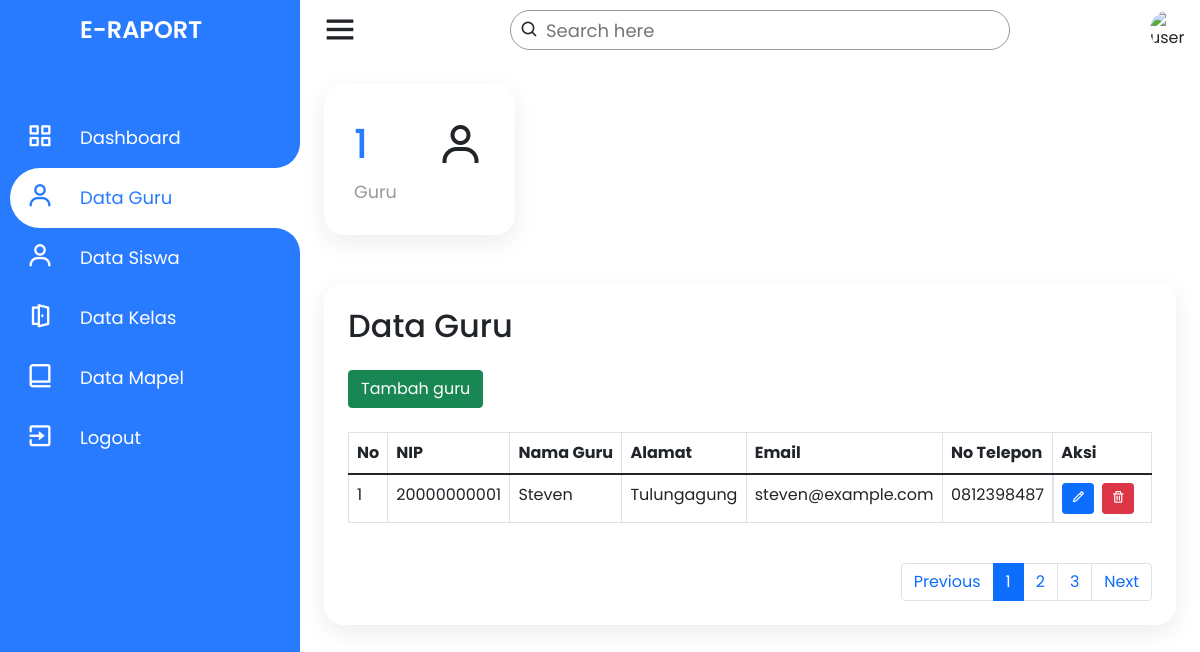
Page /admin/data-guru.php (signed in) on the earlier database version.
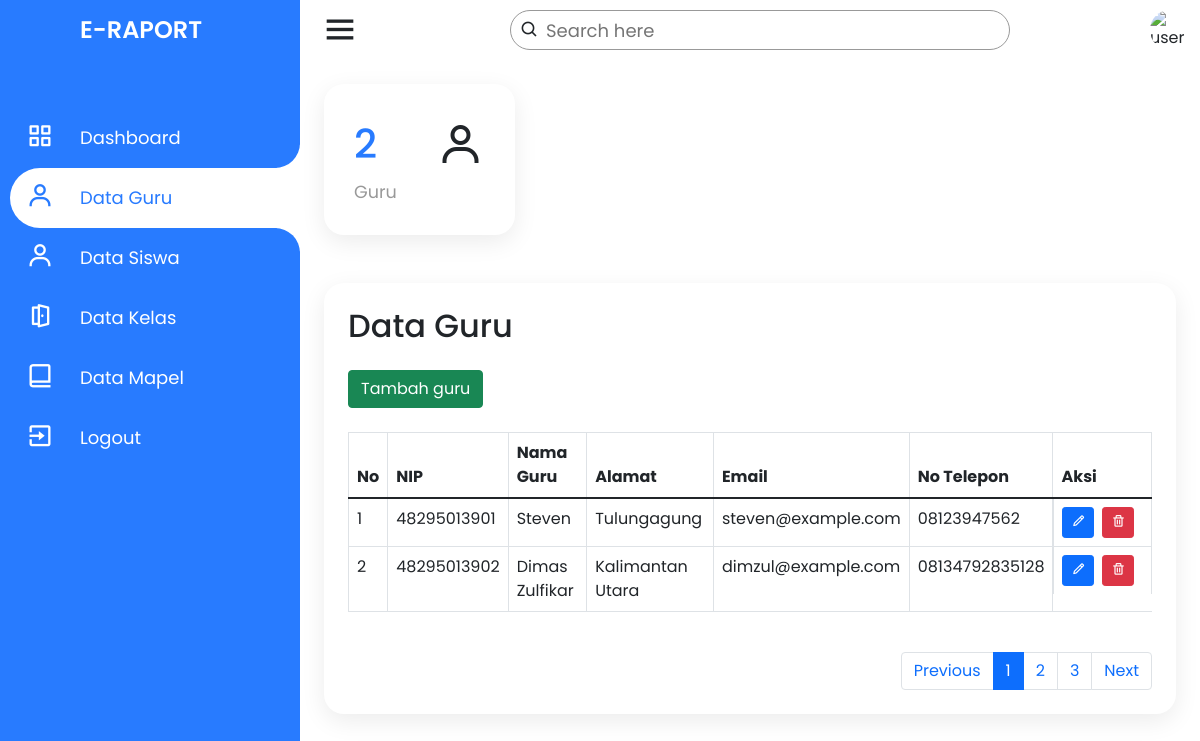
Same page on the later database version.
### tables this page shows
CREATE TABLE `guru` (
  `nip` varchar(11) NOT NULL,
  `nama_guru` varchar(50) NOT NULL,
  `jenis_kelamin` enum('Laki-laki','Perempuan') NOT NULL,
  `alamat` text NOT NULL,
  `email` varchar(30) NOT NULL,
  `no_telp` varchar(14) NOT NULL,
  `agama` enum('Islam','Kristen','Katolik','Hindu','Budha','Konghuchu') NOT NULL,
  `status` varchar(20) NOT NULL,
  `tanggal_lahir` date NOT NULL,
  `password` varchar(255) NOT NULL,
  PRIMARY KEY (`nip`)
);

### admin/data-guru.php (the view, shortened to what this page needs)
<?php
require_once dirname(__FILE__) . '/../connection.php';
if (!isset($_GET['p'])) {
    $page_no = 1;
} else {
    $page_no = $_GET['p'];
}
$records_per_page = 30;
$offset = ($page_no - 1) * $records_per_page;
?>
<!DOCTYPE html>
<html lang="en" dir="ltr">
<head>
    <link rel="stylesheet" href="style.css">
    <link href='https://unpkg.com/boxicons@2.0.7/css/boxicons.min.css' rel='stylesheet'>
    <link href="https://cdn.jsdelivr.net/npm/bootstrap@5.1.3/dist/css/bootstrap.min.css" rel="stylesheet">
    <link rel="stylesheet" href="../assets/css/style.css">
</head>
<body>
    <div class="container">
        <div class="navigation">
            <ul>
                <li>
                    <a href="#">
                        <span class="icon"></span>
                        <h1 class="title">E-Raport</h1>
                    </a>
                </li>
                <li>
                    <a href="../index">
                        <span class="icon"><i class='bx bx-grid-alt'></i></span>
                        <span class="title">Dashboard</span>
                    </a>
                </li>
                <li class="hovered">
                    <a href="#">
                        <span class="icon"><i class='bx bx-user'></i></span>
                        <span class="title">Data Guru</span>
                    </a>
                </li>
                <li>
                    <a href="data-siswa">
                        <span class="icon"><i class='bx bx-user'></i></span>
                        <span class="title">Data Siswa</span>
                    </a>
                </li>
                <li>
                    <a href="data-kelas">
                        <span class="icon"><i class='bx bx-door-open'></i></span>
                        <span class="title">Data Kelas</span>
                    </a>
                </li>
                <li>
                    <a href="data-mapel">
                        <span class="icon"><i class='bx bx-book-alt'></i></span>
                        <span class="title">Data Mapel</span>
                    </a>
                </li>
                <li>
                    <a href="../logout">
                        <span class="icon"><i class='bx bx-exit'></i></span>
                        <span class="title">Logout</span>
                    </a>
                </li>
            </ul>
        </div>
    </div>
    <div class="main">
        <div class="topbar">
            <div class="toggle">
                <i class='bx bx-menu'></i>
            </div>
            <div class="search">
                <label>
                    <input type="text" name="search" id="search" placeholder="Search here">
                    <i class='bx bx-search'></i>
                </label>
            </div>
            <div class="user">
                <img src="https://blogger.googleusercontent.com/img/a/AVvXsEiXyPi_rGT6jD0HngbJm7ynV-rF3rbepixGAznBNXQteWfrkWk1VvidfrFLeLr3E1slcwmf0jQ3ktsRI1Ga6xMOftHsDC1fbi9Oid8jOz0YX22jl6_i38Y5xbRuLrmoQm2O371YilOhD77YN1xeyibg4_B0qHWhOv24q9DoKzQokmiuruFKmPYKvX1zeA" alt="user">
            </div>
        </div>
        <div class="cardBox">
            <div class="card">
                <div>
                    <?php
                    $result_guru = $conn->query("SELECT * FROM guru LIMIT $records_per_page OFFSET $offset");
                    if ($result_guru && $result_guru->num_rows > 0) {
                        $result_jml = $conn->query("SELECT COUNT(*) AS total_guru FROM guru");
                        $jml = $result_jml->fetch_assoc();
                        echo "<div class='numbers'>${jml['total_guru']}</div>";
                    }
                    ?>
                    <div class="cardName">Guru</div>
                </div>
                <div class="iconBx">
                    <i class='bx bx-user'></i>
                </div>
            </div>
        </div>
        <div class="konten">
            <h2 class="konten_title">
                Data Guru
            </h2>
            <div class="konten_isi">
                <div class="konten_pengaturan">
                    <a href="tambah-data-guru"><button type="button" class="btn btn-success">Tambah
                            guru</button></a>
                </div>
                <div class="konten_table table-responsive">
                    <table class="table table-bordered">
                        <thead>
                            <tr>
                                <th>No</th>
                                <th>NIP</th>
                                <th>Nama Guru</th>
                                <th>Alamat</th>
                                <th>Email</th>
                                <th>No Telepon</th>
                                <th>Aksi</th>
                            </tr>
                        </thead>
                        <?php
                        $result_guru = $conn->query("SELECT * FROM guru");
                        if ($result_guru && $result_guru->num_rows > 0) {
                            $no = 1;
                            while ($row = $result_guru->fetch_assoc()) {
                                echo "
                                <tr>
                                    <td>$no</td>
                                    <td>${row['nip']}</td>
                                    <td>${row['nama_guru']}</td>
                                    <td>${row['alamat']}</td>
                                    <td>${row['email']}</td>
                                    <td>${row['no_telp']}</td>
                                    <td class='aksi'>
                                        <a href='ubah-data-guru?nip=${row['nip']}'><button type='button' data-bs-toggle='tooltip' class='btn btn-primary btn-sm' title='Ubah'><i class='bx bx-pencil'></i></button></a>
                                        <a href='hapus-data-guru?nip=${row['nip']}'><button type='button' data-bs-toggle='tooltip' class='btn btn-danger btn-sm' title='Hapus'><i class='bx bx-trash'></i></button></a>
                                    </td>
                                </tr>
                                ";
                                $no++;
                            }
                        }
                        ?>
                    </table>
                </div>
            </div>
            <div class="konten_nav">
                <nav aria-label="Page navigation example">
                    <ul class="pagination">
                        <li class="page-item"><a class="page-link" href="#">Previous</a></li>
                        <li class="page-item active"><a class="page-link" href="#">1</a></li>
                        <li class="page-item"><a class="page-link" href="#">2</a></li>
                        <li class="page-item"><a class="page-link" href="#">3</a></li>
                        <li class="page-item"><a class="page-link" href="#">Next</a></li>
                    </ul>
                </nav>
            </div>
        </div>
    </div>
</body>
</html>

Differences in the rows shown:
removed guru: nip "20000000001", nama_guru "Steven", alamat "Tulungagung", email "steven@example.com", no_telp "0812398487"
added guru: nip "48295013901", nama_guru "Steven", alamat "Tulungagung", email "steven@example.com", no_telp "08123947562"
added guru: nip "48295013902", nama_guru "Dimas Zulfikar", alamat "Kalimantan Utara", email "dimzul@example.com", no_telp "08134792835128"
Other differences:
jml['total_guru']: "1" → "2"
